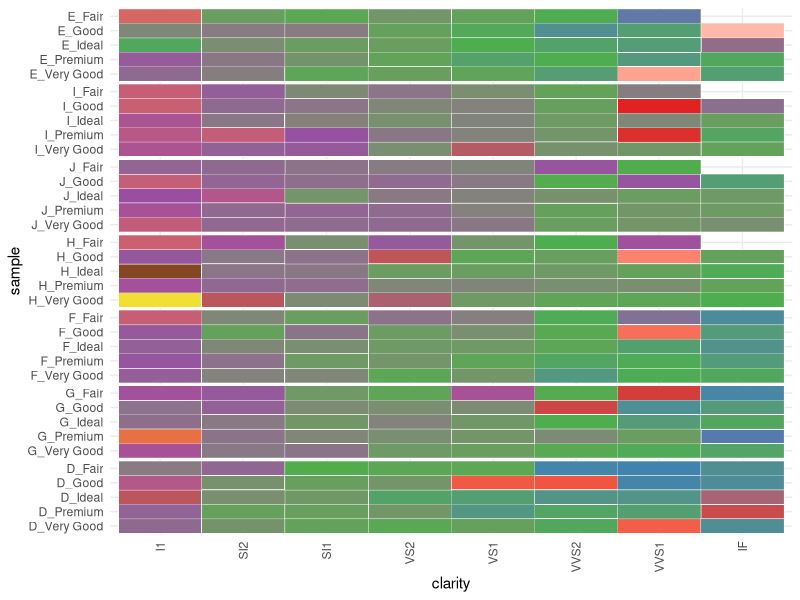

Write R code to recreate this figure.
library(ggplot2)
library(RColorBrewer)
library(dplyr)
di<- diamonds
di$colr<- di$color
length(unique(di$color))
di$sample <- paste0(di$color,"_", di$cut)
# make a color palette of colors that can reflect the individual colors in 'di$colr'
# Define a color palette
m_plt <- brewer.pal(n = 7, name = "Set1")
# for the distinct elements in 'di$colr', get a color from the 'm_plt' palette
di <- di %>%
  mutate(colr = factor(colr, 
                       levels = unique(colr), labels = m_plt[1:length(unique(colr))]))
# Create the heatmap
gplot4 <- ggplot(data = di, 
                 aes(clarity, sample, 
                     fill = log10(x))) +
  geom_tile(colour = "white") +
  facet_wrap(~colr, scales = "free_y", ncol = 1) +
  theme_minimal() +
  theme(strip.text = element_blank()) +
  scale_y_discrete(limits = rev) +
  scale_fill_gradientn(colors = c("white", m_plt, "black"),
                       name = "log10(x)", 
                       na.value = "grey50") +
  theme(axis.text.x = element_text(angle = 90, vjust = 0.5, hjust = 1)) +
  theme(legend.position="none") +
  theme(panel.spacing = unit(0.02, "lines"))
gplot4
